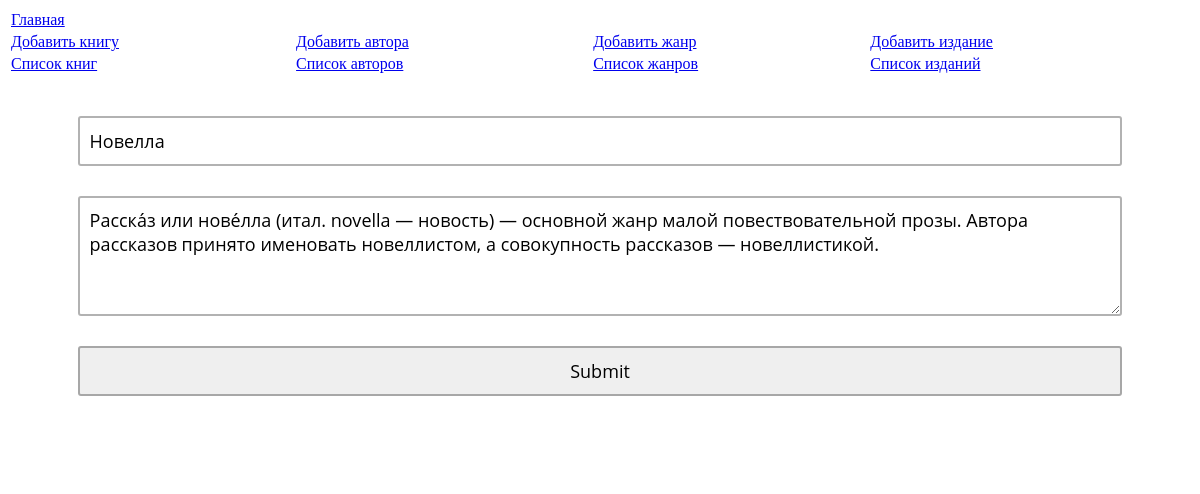
Screenshot of /genres?action=edit&id=2 with the database file from the repository.
### tables this page shows
CREATE TABLE `genres` (
  `Id` int(11) NOT NULL,
  `Name` varchar(15) NOT NULL,
  `Description` text NOT NULL
);

### genres.php (the view, shortened to what this page needs)
<?
if($action == null){ ?>
<link rel="stylesheet" type="text/css" href="items.css">
<div class="wrapp">
	<?php
	foreach($dbh->query("SELECT * FROM genres") as $genre) : ?>
	<div class="item">
		<?php echo 'Жанр <strong>' . $genre['Name'] . '</strong><br/>' . $genre['Description']; ?> <br/>
		<a href="/genres?action=edit&id=<?php echo $genre['Id']; ?>">Редактировать</a>
	</div>
	<?php endforeach; ?>
</div>
<?php
}
else
{
	?>
	<link rel="stylesheet" type="text/css" href="form.css">
	<?php
	if($action === 'edit')
	{
		$query = $dbh->prepare("SELECT * from genres where Id = ?");
		$query->execute(array($id));
		$genre = $query->fetch();
	}
?>
<form action="/genres?action=<?php echo $action . (($id !== null) ? '&id=' . $id : ''); ?>" method="post">
<input type="text" name="name" value="<?php echo $genre['Name']; ?>"/>
<textarea name="description"><?php echo $genre['Description']; ?></textarea>
<input type="submit" />
</form>
<?php
}

### form.css (style rules this page uses)
form { margin:0 auto; max-width:95%; box-sizing:border-box; padding:40px; border-radius:5px; background: rgba(255,255,255,1); }
input { height:50px; width:100%; border-radius:3px; border:rgba(0,0,0,.3) 2px solid; box-sizing:border-box; font-family: 'Open Sans', sans-serif; font-size:18px; padding:10px; margin-bottom:30px; }
textarea { background: rgba(255, 255, 255, 0.4); width:100%; height: 120px; border:rgba(0,0,0,.3) 2px solid; box-sizing:border-box; -moz-border-radius: 3px; font-size:18px; font-family: 'Open Sans', sans-serif; -webkit-border-radius: 3px; border-radius: 3px; display:block; padding:10px; margin-bottom:30px; overflow:hidden; }

### rows the page displays
genres: name "Новелла", description "Расска́з или нове́лла (итал. novella — новость) — основной жанр малой повествовательной прозы. Автора рассказов принято именовать новеллистом, а совокупность рассказов — новеллистикой."
